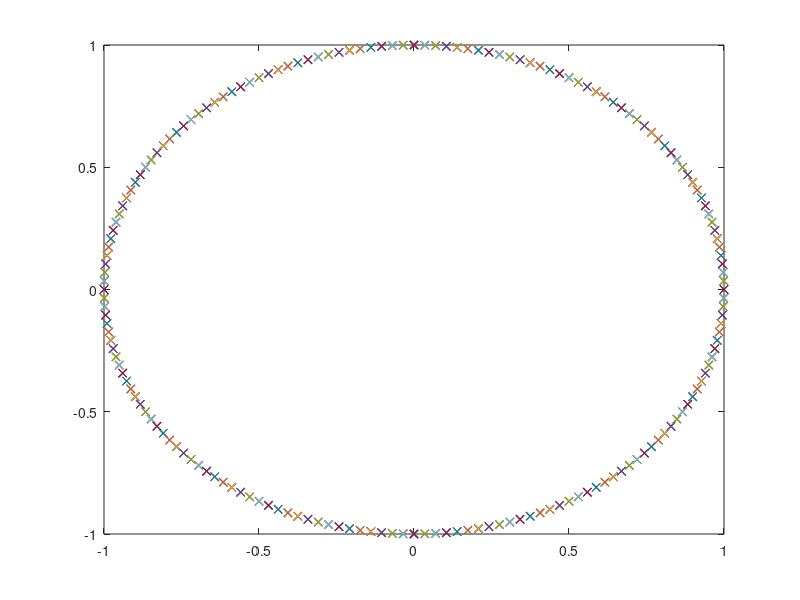

Recreate this plot in MATLAB.
data = [1 0; 0 1; -1 0; 0 -1];
figure(7777); clf
plot(data(:,1), data(:,2),'x'); hold on
for az=0:2:360
	rotM = [cosd(az) -sind(az); sind(az) cosd(az)];
	Rdata = data*rotM';
	plot(Rdata(:,1),Rdata(:,2),'x')
end